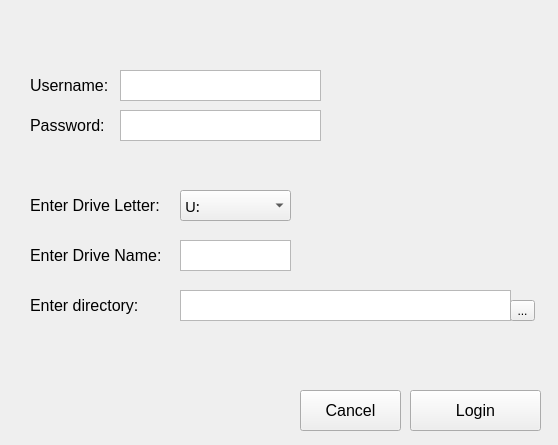
<?xml version="1.0" encoding="UTF-8"?>
<ui version="4.0">
 <class>Form</class>
 <widget class="QWidget" name="Form">
  <property name="geometry">
   <rect>
    <x>0</x>
    <y>0</y>
    <width>558</width>
    <height>445</height>
   </rect>
  </property>
  <property name="windowTitle">
   <string>Form</string>
  </property>
  <widget class="QLabel" name="directortyLbl">
   <property name="geometry">
    <rect>
     <x>30</x>
     <y>290</y>
     <width>121</width>
     <height>31</height>
    </rect>
   </property>
   <property name="font">
    <font>
     <pointsize>12</pointsize>
    </font>
   </property>
   <property name="text">
    <string>Enter directory:</string>
   </property>
  </widget>
  <widget class="QTextEdit" name="usernameEdit">
   <property name="enabled">
    <bool>true</bool>
   </property>
   <property name="geometry">
    <rect>
     <x>120</x>
     <y>70</y>
     <width>201</width>
     <height>31</height>
    </rect>
   </property>
  </widget>
  <widget class="QComboBox" name="letterBox">
   <property name="geometry">
    <rect>
     <x>180</x>
     <y>190</y>
     <width>111</width>
     <height>31</height>
    </rect>
   </property>
   <property name="font">
    <font>
     <family>Segoe MDL2 Assets</family>
     <pointsize>11</pointsize>
    </font>
   </property>
   <item>
    <property name="text">
     <string>U:</string>
    </property>
   </item>
   <item>
    <property name="text">
     <string>Q:</string>
    </property>
   </item>
   <item>
    <property name="text">
     <string>T:</string>
    </property>
   </item>
   <item>
    <property name="text">
     <string>E:</string>
    </property>
   </item>
   <item>
    <property name="text">
     <string>P:</string>
    </property>
   </item>
  </widget>
  <widget class="QPushButton" name="cancelBtn">
   <property name="geometry">
    <rect>
     <x>300</x>
     <y>390</y>
     <width>101</width>
     <height>41</height>
    </rect>
   </property>
   <property name="font">
    <font>
     <pointsize>12</pointsize>
    </font>
   </property>
   <property name="text">
    <string>Cancel</string>
   </property>
  </widget>
  <widget class="QLabel" name="usernameLbl">
   <property name="enabled">
    <bool>true</bool>
   </property>
   <property name="geometry">
    <rect>
     <x>30</x>
     <y>70</y>
     <width>91</width>
     <height>31</height>
    </rect>
   </property>
   <property name="font">
    <font>
     <pointsize>12</pointsize>
    </font>
   </property>
   <property name="text">
    <string>Username:</string>
   </property>
  </widget>
  <widget class="QLabel" name="nameLbl">
   <property name="geometry">
    <rect>
     <x>30</x>
     <y>240</y>
     <width>141</width>
     <height>31</height>
    </rect>
   </property>
   <property name="font">
    <font>
     <pointsize>12</pointsize>
    </font>
   </property>
   <property name="text">
    <string>Enter Drive Name:</string>
   </property>
  </widget>
  <widget class="QTextEdit" name="directoryEdit">
   <property name="geometry">
    <rect>
     <x>180</x>
     <y>290</y>
     <width>331</width>
     <height>31</height>
    </rect>
   </property>
  </widget>
  <widget class="QToolButton" name="browseBtn">
   <property name="geometry">
    <rect>
     <x>510</x>
     <y>300</y>
     <width>25</width>
     <height>21</height>
    </rect>
   </property>
   <property name="text">
    <string>...</string>
   </property>
  </widget>
  <widget class="QPushButton" name="CreateBtn">
   <property name="geometry">
    <rect>
     <x>410</x>
     <y>390</y>
     <width>131</width>
     <height>41</height>
    </rect>
   </property>
   <property name="font">
    <font>
     <pointsize>12</pointsize>
    </font>
   </property>
   <property name="text">
    <string>Login</string>
   </property>
  </widget>
  <widget class="QTextEdit" name="passwordEdit">
   <property name="enabled">
    <bool>true</bool>
   </property>
   <property name="geometry">
    <rect>
     <x>120</x>
     <y>110</y>
     <width>201</width>
     <height>31</height>
    </rect>
   </property>
  </widget>
  <widget class="QLabel" name="letterLbl">
   <property name="geometry">
    <rect>
     <x>30</x>
     <y>190</y>
     <width>141</width>
     <height>31</height>
    </rect>
   </property>
   <property name="font">
    <font>
     <pointsize>12</pointsize>
    </font>
   </property>
   <property name="text">
    <string>Enter Drive Letter:</string>
   </property>
  </widget>
  <widget class="QTextEdit" name="nameEdit">
   <property name="geometry">
    <rect>
     <x>180</x>
     <y>240</y>
     <width>111</width>
     <height>31</height>
    </rect>
   </property>
   <property name="font">
    <font>
     <pointsize>12</pointsize>
    </font>
   </property>
  </widget>
  <widget class="QLabel" name="passwordLbl">
   <property name="geometry">
    <rect>
     <x>30</x>
     <y>110</y>
     <width>91</width>
     <height>31</height>
    </rect>
   </property>
   <property name="font">
    <font>
     <pointsize>12</pointsize>
    </font>
   </property>
   <property name="text">
    <string>Password:</string>
   </property>
  </widget>
 </widget>
 <resources/>
 <connections/>
</ui>
